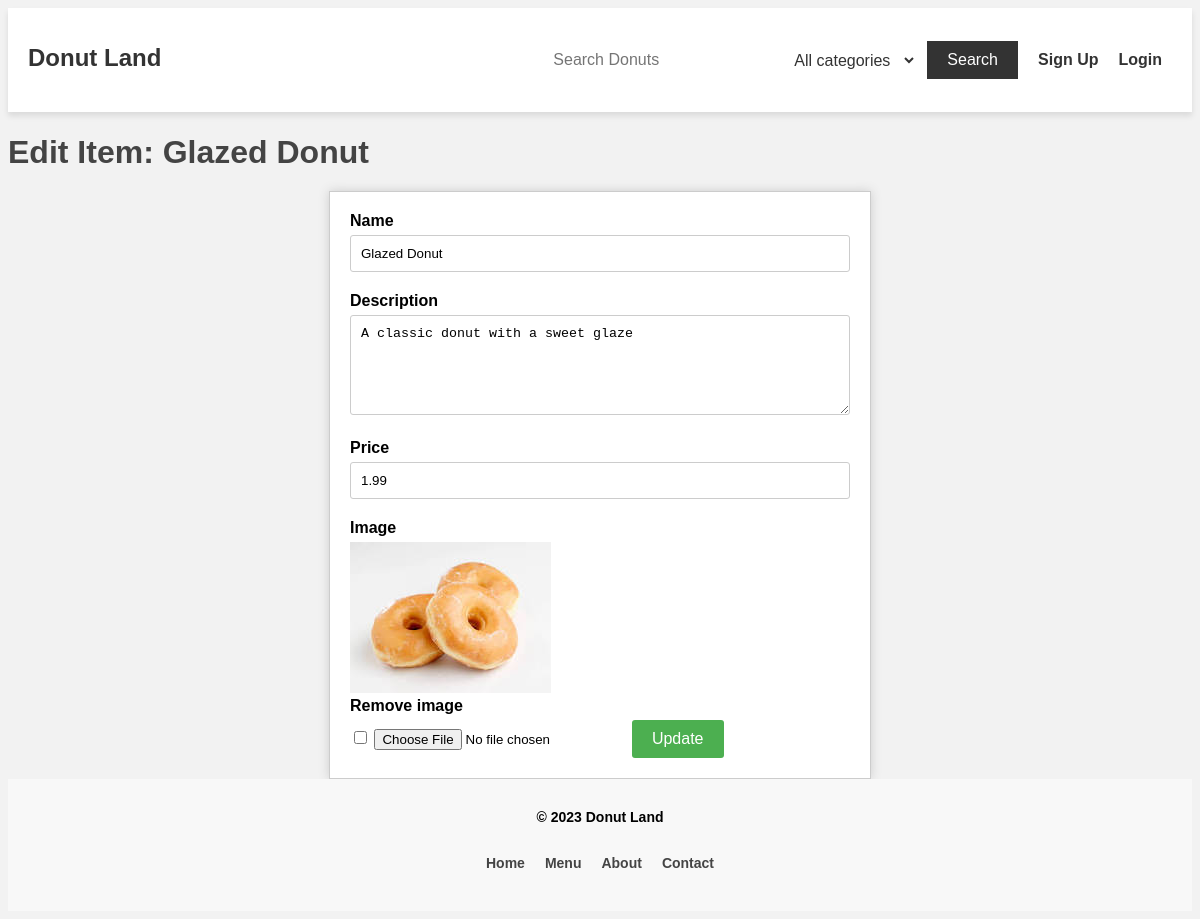
Page /admin/edit_item.php?id=82 on the committed database.
### tables this page shows
CREATE TABLE `items` (
  `id` int(11) NOT NULL,
  `name` varchar(30) NOT NULL,
  `description` varchar(300) NOT NULL,
  `price` decimal(10,2) NOT NULL,
  `image` varchar(100) DEFAULT NULL,
  `created_at` timestamp NOT NULL DEFAULT current_timestamp() ON UPDATE current_timestamp(),
  `updated_at` timestamp NOT NULL DEFAULT '0000-00-00 00:00:00',
  `category_id` int(11) NOT NULL
);

### admin/edit_item.php (the view, shortened to what this page needs)
<!DOCTYPE html>
<html lang="en">
<head>
  <link rel="stylesheet" href="../styles/admin/item/edit.css">
</head>
<body>
  <?php require_once '../header.php'; ?>
  <?php
    require_once '../database/connect.php';
    $id = htmlspecialchars($_GET['id'], ENT_QUOTES, 'UTF-8')  ?? 1;
    $sql = 'SELECT * FROM items WHERE id = ?;';
    $stmt = $pdo->prepare($sql);
    $stmt->execute([$id]);
    $item = $stmt->fetch(PDO::FETCH_ASSOC);
  ?>
  <div class="edit-item">
    <h1>Edit Item: <?php echo $item['name']; ?></h1>
    <form action="/scripts/item/edit.php" method="post" enctype="multipart/form-data">
      <label for="name">Name</label>
      <input type="text" name="name" id="name" value="<?php echo $item['name']; ?>" required>
      <label for="description">Description</label>
      <textarea name="description" id="description" required><?php echo $item['description']; ?></textarea>
      <label for="price">Price</label>
      <input type="number" name="price" id="price" value="<?php echo $item['price']; ?>" required>
      <label for="image">Image</label>
      <?php if ($item['image']) { ?>
        <img src="../images/<?php echo $item['image']; ?>" alt="<?php echo $item['name']; ?>">
        <label for="remove-image">Remove image</label>
        <input type="checkbox" name="remove-image" id="remove-image">
      <?php } ?>
      <input type="file" name="image" id="image">
      <input type="submit" value="Update">
    </form>
  </div>
  <?php require_once '../footer.php'; ?>
</body>
</html>

### styles/admin/item/edit.css (style rules this page uses)
body { font-family: Arial, sans-serif; background-color: #f2f2f2; }
h1 { color: #444; margin-bottom: 20px; }
.edit-item form { max-width: 500px; margin: 0 auto; background-color: #fff; padding: 20px; border: 1px solid #ccc; box-shadow: 0px 0px 10px #ccc; }
.edit-item label { display: block; margin-bottom: 5px; font-weight: bold; }
.edit-item input[type="text"], .edit-item input[type="number"], .edit-item textarea { width: 100%; padding: 10px; margin-bottom: 20px; border: 1px solid #ccc; border-radius: 3px; box-sizing: border-box; }
.edit-item textarea { resize: vertical; height: 100px; }
.edit-item input[type="submit"] { background-color: #4caf50; color: #fff; padding: 10px 20px; border: none; border-radius: 3px; cursor: pointer; font-size: 16px; transition: background-color 0.3s ease; }

### rows in the picture
items: name "Glazed Donut", description "A classic donut with a sweet glaze", price "1.99", image (picture)
